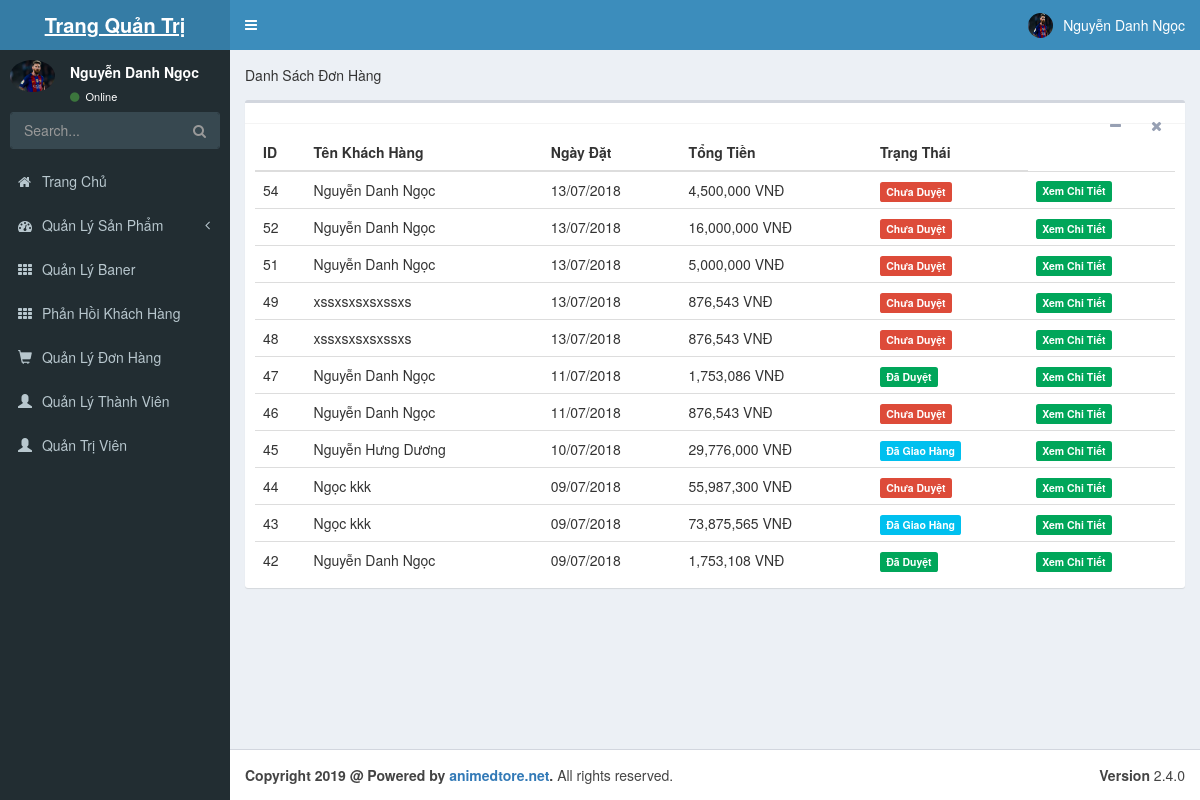
Page /admin/index.php?module=order (signed in) on the committed database.
### tables this page shows
CREATE TABLE `orders` (
  `id` int(11) NOT NULL,
  `customer_id` int(11) DEFAULT NULL,
  `name` varchar(100) DEFAULT NULL,
  `email` varchar(100) DEFAULT NULL,
  `phone` varchar(20) DEFAULT NULL,
  `address` varchar(255) DEFAULT NULL,
  `created` datetime DEFAULT CURRENT_TIMESTAMP,
  `payment_method` varchar(100) DEFAULT NULL,
  `status` tinyint(1) DEFAULT '0',
  `request` varchar(200) DEFAULT NULL
);

CREATE TABLE `customer` (
  `id` int(11) NOT NULL,
  `name` varchar(100) DEFAULT NULL,
  `email` varchar(100) DEFAULT NULL,
  `phone` varchar(20) DEFAULT NULL,
  `address` varchar(255) DEFAULT NULL,
  `password` varchar(100) DEFAULT NULL,
  `birthday` date DEFAULT NULL,
  `gender` tinyint(1) DEFAULT NULL,
  `status` tinyint(1) DEFAULT '1'
);

### admin/index.php (called while the page is built)
<?php include 'header.php'; ?>
<?php
$module = isset($_GET['module']) ? $_GET['module'] : 'main';
$action = isset($_GET['action']) ? $_GET['action'] : 'danh-sach';
include 'modules/'.$module.'/'.$action.'.php';
?>
 <?php include 'footer.php'; ?>

### admin/modules/order/danh-sach.php (the view)
<section class="content-header">
Danh Sách Đơn Hàng
</section>
<section class="content">
<?php
$query = mysqli_query($conn,"SELECT o.id,o.created,o.status,c.name,SUM(od.price*od.quantity) as 'total'  FROM orders o JOIN customer c ON c.id = o.customer_id JOIN order_detail od ON od.order_id = o.id GROUP BY o.id,o.created,o.status,c.name ORDER BY o.created DESC ");
?>
  <div class="box">
    <div class="box-header with-border">
      <div class="box-tools pull-right">
        <button type="button" class="btn btn-box-tool" data-widget="collapse" data-toggle="tooltip"
                title="Collapse">
          <i class="fa fa-minus"></i></button>
        <button type="button" class="btn btn-box-tool" data-widget="remove" data-toggle="tooltip" title="Remove">
          <i class="fa fa-times"></i></button>
      </div>
    </div>
    <div class="box-body">
      <table class="table table-hover">
      	<thead>
      		<tr>
      			<th>ID</th>
      			<th>Tên Khách Hàng</th>
      			<th>Ngày Đặt</th>
             <th>Tổng Tiền</th>
            <th>Trạng Thái</th>
      		</tr>
      	</thead>
      	<tbody>
        <?php foreach($query as $cus) { ?>
          <tr>
            <td><?php echo $cus['id']; ?></td>
            <td><?php echo $cus['name']; ?></td>
             <td><?php echo date('d/m/Y',strtotime($cus['created'])); ?></td>
             <td><?php echo number_format($cus['total']); ?> VNĐ</td>
           <td>
           <?php if ($cus['status'] == 1) {     ?>
             <span class="label label-success">Đã Duyệt</span>
           <?php }else if ($cus['status'] == 2){  ?>
             <span class="label label-info">Đã Giao Hàng</span>
                <?php }else{ ?>
                <span class="label label-danger">Chưa Duyệt</span>
            <?php } ?>
            </td>
           <td><a href="index.php?module=order&action=detail&id=<?php echo $cus['id']; ?>" class="label label-success" >Xem Chi Tiết</a></td>
          </tr>
        <?php } ?>
      	</tbody>
      </table>
    </div>
  </div>
</section>

### rows in the picture
orders: id "54", customer.name "Nguyễn Danh Ngọc", created "13/07/2018", total "4,500,000", status "Chưa Duyệt"
orders: id "52", customer.name "Nguyễn Danh Ngọc", created "13/07/2018", total "16,000,000", status "Chưa Duyệt"
orders: id "51", customer.name "Nguyễn Danh Ngọc", created "13/07/2018", total "5,000,000", status "Chưa Duyệt"
orders: id "49", customer.name "xssxsxsxsxssxs", created "13/07/2018", total "876,543", status "Chưa Duyệt"
orders: id "48", customer.name "xssxsxsxsxssxs", created "13/07/2018", total "876,543", status "Chưa Duyệt"
orders: id "47", customer.name "Nguyễn Danh Ngọc", created "11/07/2018", total "1,753,086", status "Đã Duyệt"
orders: id "46", customer.name "Nguyễn Danh Ngọc", created "11/07/2018", total "876,543", status "Chưa Duyệt"
orders: id "45", customer.name "Nguyễn Hưng Dương", created "10/07/2018", total "29,776,000", status "Đã Giao Hàng"
orders: id "44", customer.name "Ngọc kkk", created "09/07/2018", total "55,987,300", status "Chưa Duyệt"
orders: id "43", customer.name "Ngọc kkk", created "09/07/2018", total "73,875,565", status "Đã Giao Hàng"
orders: id "42", customer.name "Nguyễn Danh Ngọc", created "09/07/2018", total "1,753,108", status "Đã Duyệt"

### other values in the picture
$admin['name'] "Nguyễn Danh Ngọc"
